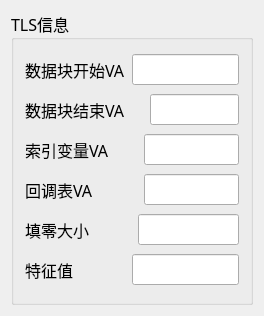
<?xml version="1.0" encoding="UTF-8"?>
<ui version="4.0">
 <class>TLSWNDClass</class>
 <widget class="QDialog" name="TLSWNDClass">
  <property name="geometry">
   <rect>
    <x>0</x>
    <y>0</y>
    <width>264</width>
    <height>316</height>
   </rect>
  </property>
  <property name="windowTitle">
   <string>TLSWND</string>
  </property>
  <layout class="QGridLayout" name="gridLayout_2">
   <item row="0" column="0">
    <widget class="QGroupBox" name="groupBox">
     <property name="font">
      <font>
       <family>黑体</family>
       <pointsize>12</pointsize>
       <weight>50</weight>
       <bold>false</bold>
      </font>
     </property>
     <property name="title">
      <string>TLS信息</string>
     </property>
     <layout class="QGridLayout" name="gridLayout">
      <item row="0" column="0">
       <widget class="QLabel" name="label">
        <property name="font">
         <font>
          <family>楷体</family>
          <pointsize>12</pointsize>
          <weight>50</weight>
          <bold>false</bold>
         </font>
        </property>
        <property name="text">
         <string>数据块开始VA</string>
        </property>
       </widget>
      </item>
      <item row="0" column="1" colspan="4">
       <widget class="QLineEdit" name="lineEdit_2">
        <property name="font">
         <font>
          <family>楷体</family>
          <pointsize>12</pointsize>
          <weight>50</weight>
          <bold>false</bold>
         </font>
        </property>
       </widget>
      </item>
      <item row="1" column="0" colspan="4">
       <widget class="QLabel" name="label_2">
        <property name="font">
         <font>
          <family>楷体</family>
          <pointsize>12</pointsize>
          <weight>50</weight>
          <bold>false</bold>
         </font>
        </property>
        <property name="text">
         <string>数据块结束VA</string>
        </property>
       </widget>
      </item>
      <item row="1" column="4">
       <widget class="QLineEdit" name="lineEdit_3">
        <property name="font">
         <font>
          <family>楷体</family>
          <pointsize>12</pointsize>
          <weight>50</weight>
          <bold>false</bold>
         </font>
        </property>
       </widget>
      </item>
      <item row="2" column="0" colspan="3">
       <widget class="QLabel" name="label_4">
        <property name="font">
         <font>
          <family>楷体</family>
          <pointsize>12</pointsize>
          <weight>50</weight>
          <bold>false</bold>
         </font>
        </property>
        <property name="text">
         <string>索引变量VA</string>
        </property>
       </widget>
      </item>
      <item row="2" column="3" colspan="2">
       <widget class="QLineEdit" name="lineEdit_4">
        <property name="font">
         <font>
          <family>楷体</family>
          <pointsize>12</pointsize>
          <weight>50</weight>
          <bold>false</bold>
         </font>
        </property>
       </widget>
      </item>
      <item row="3" column="0" colspan="3">
       <widget class="QLabel" name="label_3">
        <property name="font">
         <font>
          <family>楷体</family>
          <pointsize>12</pointsize>
          <weight>50</weight>
          <bold>false</bold>
         </font>
        </property>
        <property name="text">
         <string>回调表VA</string>
        </property>
       </widget>
      </item>
      <item row="3" column="3" colspan="2">
       <widget class="QLineEdit" name="lineEdit_5">
        <property name="font">
         <font>
          <family>楷体</family>
          <pointsize>12</pointsize>
          <weight>50</weight>
          <bold>false</bold>
         </font>
        </property>
       </widget>
      </item>
      <item row="4" column="0" colspan="2">
       <widget class="QLabel" name="label_5">
        <property name="font">
         <font>
          <family>楷体</family>
          <pointsize>12</pointsize>
          <weight>50</weight>
          <bold>false</bold>
         </font>
        </property>
        <property name="text">
         <string>填零大小</string>
        </property>
       </widget>
      </item>
      <item row="4" column="2" colspan="3">
       <widget class="QLineEdit" name="lineEdit_6">
        <property name="font">
         <font>
          <family>楷体</family>
          <pointsize>12</pointsize>
          <weight>50</weight>
          <bold>false</bold>
         </font>
        </property>
       </widget>
      </item>
      <item row="5" column="0">
       <widget class="QLabel" name="label_6">
        <property name="font">
         <font>
          <family>楷体</family>
          <pointsize>12</pointsize>
          <weight>50</weight>
          <bold>false</bold>
         </font>
        </property>
        <property name="text">
         <string>特征值</string>
        </property>
       </widget>
      </item>
      <item row="5" column="1" colspan="4">
       <widget class="QLineEdit" name="lineEdit_7">
        <property name="font">
         <font>
          <family>楷体</family>
          <pointsize>12</pointsize>
          <weight>50</weight>
          <bold>false</bold>
         </font>
        </property>
       </widget>
      </item>
     </layout>
    </widget>
   </item>
  </layout>
 </widget>
 <layoutdefault spacing="6" margin="11"/>
 <resources/>
 <connections/>
</ui>
